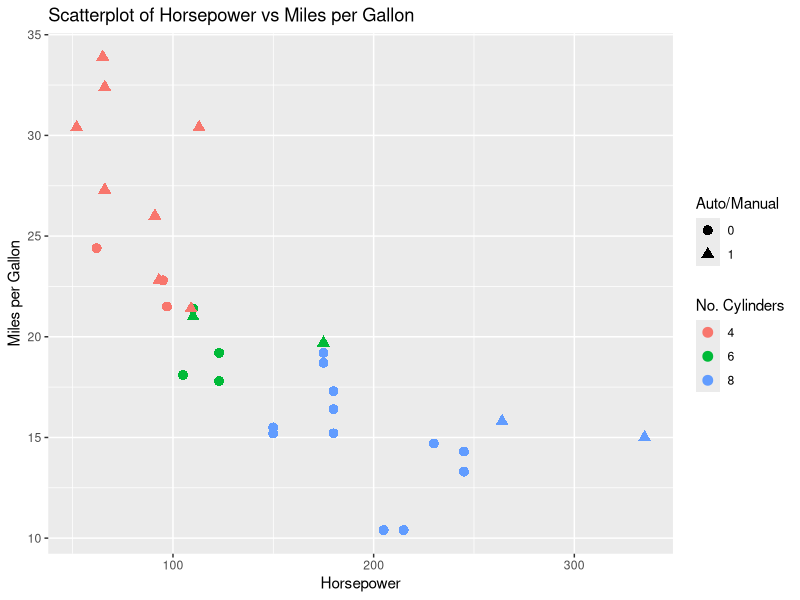

Reproduce this figure in R.
## ---- chunk 1
library(ggplot2)

# create a sample plot
p = ggplot(mtcars, aes(x = hp, y = mpg, colour = factor(cyl), shape = factor(am))) +
  geom_point(size = 3) +
  labs(colour = "No. Cylinders", shape = "Auto/Manual",
       x = "Horsepower", y = "Miles per Gallon",
       title = "Scatterplot of Horsepower vs Miles per Gallon")
# and display it
p
## ---- chunk 2
# we can use the ggplot_build function to have a look at exactly what information ggplot is using
# to construct the plot
ggplot_build(p)$data
